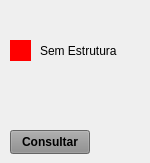
               <widget class="QWidget" name="widget_5" native="true">
                <widget class="QPushButton" name="btn_Consultar">
                 <property name="geometry">
                  <rect>
                   <x>10</x>
                   <y>130</y>
                   <width>80</width>
                   <height>24</height>
                  </rect>
                 </property>
                 <property name="sizePolicy">
                  <sizepolicy hsizetype="Fixed" vsizetype="Preferred">
                   <horstretch>0</horstretch>
                   <verstretch>0</verstretch>
                  </sizepolicy>
                 </property>
                 <property name="maximumSize">
                  <size>
                   <width>80</width>
                   <height>16777215</height>
                  </size>
                 </property>
                 <property name="font">
                  <font>
                   <pointsize>9</pointsize>
                   <weight>75</weight>
                   <bold>true</bold>
                  </font>
                 </property>
                 <property name="cursor">
                  <cursorShape>PointingHandCursor</cursorShape>
                 </property>
                 <property name="styleSheet">
                  <string notr="true">background-color: rgb(141, 141, 141);</string>
                 </property>
                 <property name="text">
                  <string>Consultar</string>
                 </property>
                </widget>
                <widget class="QLabel" name="label_5">
                 <property name="geometry">
                  <rect>
                   <x>10</x>
                   <y>40</y>
                   <width>21</width>
                   <height>21</height>
                  </rect>
                 </property>
                 <property name="styleSheet">
                  <string notr="true">background-color: rgb(255, 0, 0);</string>
                 </property>
                 <property name="text">
                  <string/>
                 </property>
                </widget>
                <widget class="QLabel" name="label_6">
                 <property name="geometry">
                  <rect>
                   <x>40</x>
                   <y>40</y>
                   <width>101</width>
                   <height>21</height>
                  </rect>
                 </property>
                 <property name="text">
                  <string>Sem Estrutura</string>
                 </property>
                </widget>
               </widget>
